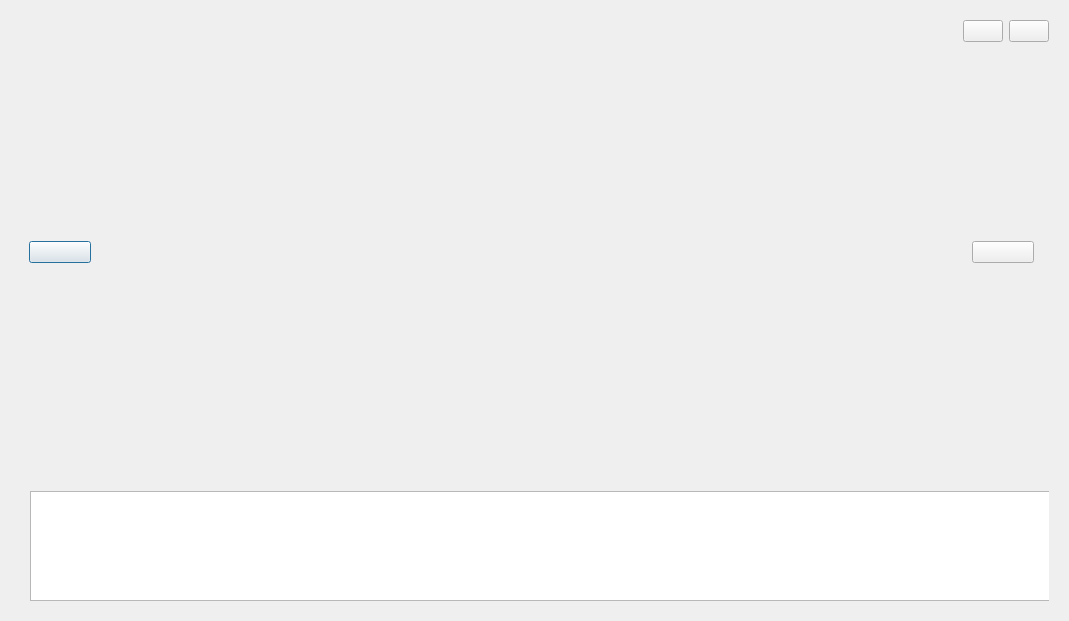
<?xml version="1.0" encoding="UTF-8"?>
<ui version="4.0">
 <class>SlideShowDlg</class>
 <widget class="QDialog" name="SlideShowDlg">
  <property name="geometry">
   <rect>
    <x>0</x>
    <y>0</y>
    <width>1069</width>
    <height>621</height>
   </rect>
  </property>
  <property name="windowTitle">
   <string>Dialog</string>
  </property>
  <layout class="QVBoxLayout" name="verticalLayout" stretch="7,1">
   <item>
    <widget class="QWidget" name="slideShow" native="true">
     <layout class="QGridLayout" name="gridLayout">
      <item row="1" column="0">
       <widget class="QWidget" name="slidePreWid" native="true">
        <property name="minimumSize">
         <size>
          <width>80</width>
          <height>0</height>
         </size>
        </property>
        <property name="maximumSize">
         <size>
          <width>80</width>
          <height>16777215</height>
         </size>
        </property>
        <layout class="QHBoxLayout" name="horizontalLayout_4">
         <item>
          <widget class="PicButton" name="slidePreBtn">
           <property name="text">
            <string/>
           </property>
          </widget>
         </item>
        </layout>
       </widget>
      </item>
      <item row="1" column="2">
       <widget class="QWidget" name="slideNetWid" native="true">
        <property name="minimumSize">
         <size>
          <width>80</width>
          <height>0</height>
         </size>
        </property>
        <property name="maximumSize">
         <size>
          <width>80</width>
          <height>16777215</height>
         </size>
        </property>
        <layout class="QHBoxLayout" name="horizontalLayout_3">
         <item>
          <widget class="PicButton" name="slideNextBtn">
           <property name="text">
            <string/>
           </property>
          </widget>
         </item>
        </layout>
       </widget>
      </item>
      <item row="1" column="1">
       <widget class="PicAnimationWid" name="picAnimation" native="true"/>
      </item>
      <item row="0" column="2">
       <layout class="QHBoxLayout" name="horizontalLayout_2">
        <item>
         <widget class="PicStateBtn" name="playBtn">
          <property name="text">
           <string/>
          </property>
         </widget>
        </item>
        <item>
         <widget class="PicButton" name="closeBtn">
          <property name="text">
           <string/>
          </property>
         </widget>
        </item>
       </layout>
      </item>
     </layout>
    </widget>
   </item>
   <item>
    <widget class="QWidget" name="preShow" native="true">
     <layout class="QHBoxLayout" name="horizontalLayout">
      <item>
       <widget class="QWidget" name="widget" native="true">
        <property name="minimumSize">
         <size>
          <width>0</width>
          <height>120</height>
         </size>
        </property>
        <property name="maximumSize">
         <size>
          <width>16777215</width>
          <height>120</height>
         </size>
        </property>
        <widget class="QListWidget" name="preListWidget">
         <property name="geometry">
          <rect>
           <x>10</x>
           <y>10</y>
           <width>16777215</width>
           <height>110</height>
          </rect>
         </property>
         <property name="minimumSize">
          <size>
           <width>0</width>
           <height>110</height>
          </size>
         </property>
         <property name="maximumSize">
          <size>
           <width>16777215</width>
           <height>110</height>
          </size>
         </property>
        </widget>
       </widget>
      </item>
     </layout>
    </widget>
   </item>
  </layout>
 </widget>
 <customwidgets>
  <customwidget>
   <class>PicButton</class>
   <extends>QPushButton</extends>
   <header location="global">picbutton.h</header>
  </customwidget>
  <customwidget>
   <class>PicStateBtn</class>
   <extends>QPushButton</extends>
   <header location="global">picstatebtn.h</header>
  </customwidget>
  <customwidget>
   <class>PicAnimationWid</class>
   <extends>QWidget</extends>
   <header location="global">picanimationwid.h</header>
   <container>1</container>
  </customwidget>
 </customwidgets>
 <resources/>
 <connections/>
</ui>
